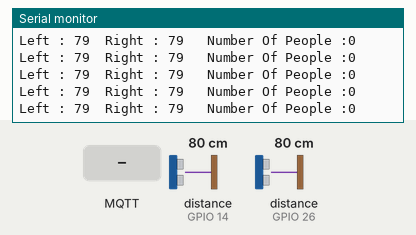
Bench run of a sketch on a simulated ESP32. Shown: the last lines printed to the serial monitor. Wiring (inferred from the names in the program): 2 × ultrasonic range finder: trigger GPIO 12, echo GPIO 14 / trigger GPIO 27, echo GPIO 26. Inputs (shaded band) come from the test bench; at power-on: distance to the obstacle (sensors on GPIO 14, GPIO 26) 80 cm. The echo pulse lasts 58.3 µs per cm; no MQTT or app messages arrive unless stated.

Above: at 1.2 s.
1.3 s: MQTT message "1" arrives on the first subscribed topic
3.0 s: distance to the obstacle (sensor on GPIO 14) set to 4 cm
At 3.8 s:
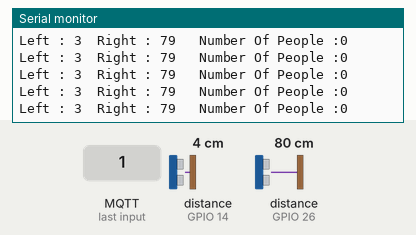
6.0 s: MQTT message "0" arrives on the first subscribed topic
9.0 s: MQTT message "on" arrives on the first subscribed topic
10.5 s: MQTT message "off" arrives on the first subscribed topic
12.0 s: distance to the obstacle (sensor on GPIO 26) set to 2 cm
At 13.0 s:
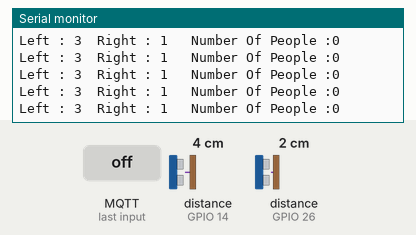

The sketch:

Two_Ultrasonic.ino
```cpp
//MQTT Data
#include "EspMQTTClient.h"
EspMQTTClient client(
  "Slow Internet Here",                                               //SSID
  "Superman!",                                                        //Password
  "192.168.1.10",                                                     //Broker IP
  "homeassistant",                                                    //Broker Username
  "ahhah9Mio6Oingaeweithihohsh0ieGhai4cua0yi9Xah0ya4poY3aeC4ozei6el", //Broker Password
  "Room Entry Module",                                                //Client Name
  1883                                                                //MQTT port
);

// Ultrasonic Pins
#define TRIGGER_LEFT_PIN 12
#define ECHO_LEFT_PIN 14

#define TRIGGER_RIGHT_PIN 27
#define ECHO_RIGHT_PIN 26

// Ultrasonic Values
int leftDistance;
int rightDistance;
int leftTime;
int rightTime;
int numberOfPeople;

void setup()
{
  Serial.begin(115200);

  pinMode(TRIGGER_LEFT_PIN, OUTPUT);
  pinMode(ECHO_LEFT_PIN, INPUT);
  pinMode(TRIGGER_RIGHT_PIN, OUTPUT);
  pinMode(ECHO_RIGHT_PIN, INPUT);

  client.enableDebuggingMessages(); // Enable debugging messages sent to serial output
  client.enableHTTPWebUpdater(); // Enable the web updater. User and password default to values of MQTTUsername and MQTTPassword. These can be overrited with enableHTTPWebUpdater("user", "password").
  client.enableLastWillMessage("TestClient/lastwill", "I am going offline");  // You can activate the retain flag by setting the third parameter to true
}

void onConnectionEstablished()
{
  client.subscribe("pir/state", [](const String & payload) {
    Serial.println(payload);
  });
}


int readultra(bool whichone) { // 1 for left 0 for right
  if (whichone) {
    digitalWrite(TRIGGER_LEFT_PIN, LOW);
    delayMicroseconds(2);

    digitalWrite(TRIGGER_LEFT_PIN, HIGH);
    delayMicroseconds(10);
    digitalWrite(TRIGGER_LEFT_PIN, LOW);

    int duration = pulseIn(ECHO_LEFT_PIN, HIGH);
    return duration * 0.017;
  }
  digitalWrite(TRIGGER_RIGHT_PIN, LOW);
  delayMicroseconds(2);

  digitalWrite(TRIGGER_RIGHT_PIN, HIGH);
  delayMicroseconds(10);
  digitalWrite(TRIGGER_RIGHT_PIN, LOW);

  int duration = pulseIn(ECHO_RIGHT_PIN, HIGH);
  return duration * 0.017;
}


void loop() {
  leftDistance = readultra(1);
  //delay(10);
  rightDistance = readultra(0);

  if (leftDistance < 80)
    leftTime = 25;
  if (rightDistance < 80)
    rightTime = 25;

  // Someone Entered
  if (leftTime > 0 && rightTime > 0 && leftTime > rightTime) {
    numberOfPeople++;
    client.publish("pir/state", "on");

    leftTime = 0;
    rightTime = 0;
  }

  // Someone Left
  if (leftTime > 0 && rightTime > 0 && rightTime > leftTime) {
    if (numberOfPeople > 0)
      numberOfPeople--;
    if (numberOfPeople == 0)
      client.publish("pir/state", "off");

    leftTime = 0;
    rightTime = 0;
  }

  // Time for entery detection
  if (leftTime > 0)
    leftTime--;
  if (rightTime > 0)
    rightTime--;

  Serial.print("Left : ");
  Serial.print(leftDistance);
  Serial.print("\tRight : ");
  Serial.print(rightDistance);
  Serial.print("\t Number Of People :");
  Serial.println(numberOfPeople);
  client.loop();
}
```

Measured:
- after the input at 3.0 s, the serial monitor: prints a new line at once (image 1)
- after the input at 12.0 s, the serial monitor: prints a new line at once (image 2)
